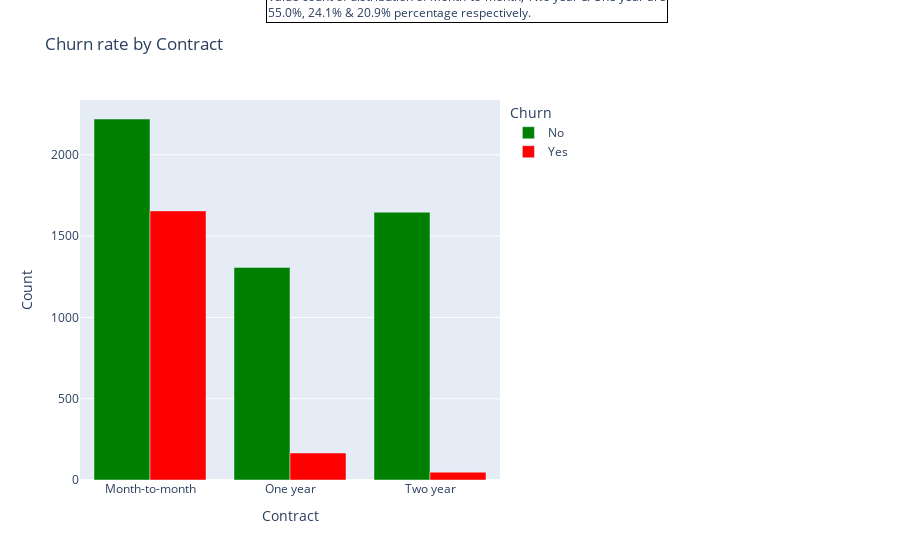
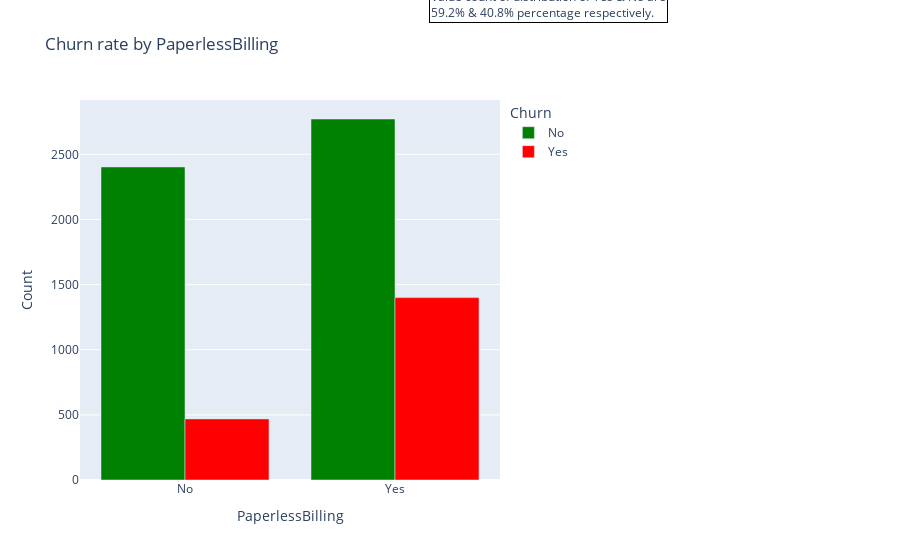
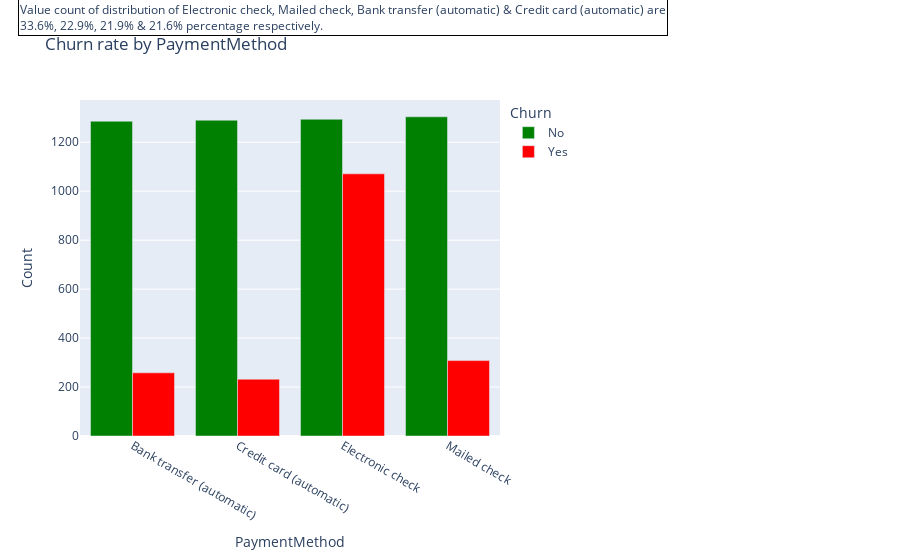

Notebook code for these charts, in order:
### Markdown cell above
***
**Services that each customer has signed up for Insight**:
These category of features shows significant variations across their values. If a customer does not have a phone service, he/she cannot have multiple lines. About 90.3% of the customers have phone services and have the higher rate to churn. Customers who have Fibre optic as internet service are more likely to churn, this can happen due to high prices, competition, customer service, and many other reasons. Fiber optic service is much more expensive than DSL which may be one of the reasons why customers churn. Customers with  OnlineSecurity ,OnlineBackup ,DeviceProtection and TechSupport  are more unlikely to churn. Streaming service is not predictive for churn as it evenly distributed to yes and no options.
***

### Code cell
bar('Contract')
bar('PaperlessBilling')
bar('PaymentMethod')

### Figure 1 — Plotly figure (JSON) as saved in the notebook; plotly's stock layout.template omitted (floating-point values rounded to 4 significant figures)
{"data": [{"alignmentgroup": "True", "hovertemplate": "Churn=No<br>Contract=%{x}<br>Count=%{y}<extra></extra>", "legendgroup": "No", "marker": {"color": "green", "pattern": {"shape": ""}}, "name": "No", "offsetgroup": "No", "orientation": "v", "showlegend": true, "textposition": "auto", "type": "bar", "x": ["Month-to-month", "One year", "Two year"], "xaxis": "x", "y": [2220, 1307, 1647], "yaxis": "y"}, {"alignmentgroup": "True", "hovertemplate": "Churn=Yes<br>Contract=%{x}<br>Count=%{y}<extra></extra>", "legendgroup": "Yes", "marker": {"color": "red", "pattern": {"shape": ""}}, "name": "Yes", "offsetgroup": "Yes", "orientation": "v", "showlegend": true, "textposition": "auto", "type": "bar", "x": ["Month-to-month", "One year", "Two year"], "xaxis": "x", "y": [1655, 166, 48], "yaxis": "y"}], "layout": {"annotations": [{"align": "left", "bordercolor": "black", "borderwidth": 1, "showarrow": false, "text": "Value count of distribution of Month-to-month, Two year & One year are<br>55.0%, 24.1% & 20.9% percentage respectively.", "x": 1.4, "xref": "paper", "y": 1.3, "yref": "paper"}], "autosize": true, "barmode": "group", "legend": {"title": {"text": "Churn"}, "tracegroupgap": 0}, "margin": {"r": 400}, "title": {"text": "Churn rate by Contract"}, "xaxis": {"anchor": "y", "autorange": true, "domain": [0, 1], "range": [-0.5, 2.5], "title": {"text": "Contract"}, "type": "category"}, "yaxis": {"anchor": "x", "autorange": true, "domain": [0, 1], "range": [0, 2337.0], "title": {"text": "Count"}, "type": "linear"}}}

### Figure 2 — Plotly figure (JSON) as saved in the notebook; plotly's stock layout.template omitted (floating-point values rounded to 4 significant figures)
{"data": [{"alignmentgroup": "True", "hovertemplate": "Churn=No<br>PaperlessBilling=%{x}<br>Count=%{y}<extra></extra>", "legendgroup": "No", "marker": {"color": "green", "pattern": {"shape": ""}}, "name": "No", "offsetgroup": "No", "orientation": "v", "showlegend": true, "textposition": "auto", "type": "bar", "x": ["No", "Yes"], "xaxis": "x", "y": [2403, 2771], "yaxis": "y"}, {"alignmentgroup": "True", "hovertemplate": "Churn=Yes<br>PaperlessBilling=%{x}<br>Count=%{y}<extra></extra>", "legendgroup": "Yes", "marker": {"color": "red", "pattern": {"shape": ""}}, "name": "Yes", "offsetgroup": "Yes", "orientation": "v", "showlegend": true, "textposition": "auto", "type": "bar", "x": ["No", "Yes"], "xaxis": "x", "y": [469, 1400], "yaxis": "y"}], "layout": {"annotations": [{"align": "left", "bordercolor": "black", "borderwidth": 1, "showarrow": false, "text": "Value count of distribution of Yes & No are<br>59.2% & 40.8% percentage respectively.", "x": 1.4, "xref": "paper", "y": 1.3, "yref": "paper"}], "autosize": true, "barmode": "group", "legend": {"title": {"text": "Churn"}, "tracegroupgap": 0}, "margin": {"r": 400}, "title": {"text": "Churn rate by PaperlessBilling"}, "xaxis": {"anchor": "y", "autorange": true, "domain": [0, 1], "range": [-0.5, 1.5], "title": {"text": "PaperlessBilling"}, "type": "category"}, "yaxis": {"anchor": "x", "autorange": true, "domain": [0, 1], "range": [0, 2917.0], "title": {"text": "Count"}, "type": "linear"}}}

### Figure 3 — Plotly figure (JSON) as saved in the notebook; plotly's stock layout.template omitted (floating-point values rounded to 4 significant figures)
{"data": [{"alignmentgroup": "True", "hovertemplate": "Churn=No<br>PaymentMethod=%{x}<br>Count=%{y}<extra></extra>", "legendgroup": "No", "marker": {"color": "green", "pattern": {"shape": ""}}, "name": "No", "offsetgroup": "No", "orientation": "v", "showlegend": true, "textposition": "auto", "type": "bar", "x": ["Bank transfer (automatic)", "Credit card (automatic)", "Electronic check", "Mailed check"], "xaxis": "x", "y": [1286, 1290, 1294, 1304], "yaxis": "y"}, {"alignmentgroup": "True", "hovertemplate": "Churn=Yes<br>PaymentMethod=%{x}<br>Count=%{y}<extra></extra>", "legendgroup": "Yes", "marker": {"color": "red", "pattern": {"shape": ""}}, "name": "Yes", "offsetgroup": "Yes", "orientation": "v", "showlegend": true, "textposition": "auto", "type": "bar", "x": ["Bank transfer (automatic)", "Credit card (automatic)", "Electronic check", "Mailed check"], "xaxis": "x", "y": [258, 232, 1071, 308], "yaxis": "y"}], "layout": {"annotations": [{"align": "left", "bordercolor": "black", "borderwidth": 1, "showarrow": false, "text": "Value count of distribution of Electronic check, Mailed check, Bank transfer (automatic) & Credit card (automatic) are<br>33.6%, 22.9%, 21.9% & 21.6% percentage respectively.", "x": 1.4, "xref": "paper", "y": 1.3, "yref": "paper"}], "autosize": true, "barmode": "group", "legend": {"title": {"text": "Churn"}, "tracegroupgap": 0}, "margin": {"r": 400}, "title": {"text": "Churn rate by PaymentMethod"}, "xaxis": {"anchor": "y", "autorange": true, "domain": [0, 1], "range": [-0.5, 3.5], "title": {"text": "PaymentMethod"}, "type": "category"}, "yaxis": {"anchor": "x", "autorange": true, "domain": [0, 1], "range": [0, 1373.0], "title": {"text": "Count"}, "type": "linear"}}}
